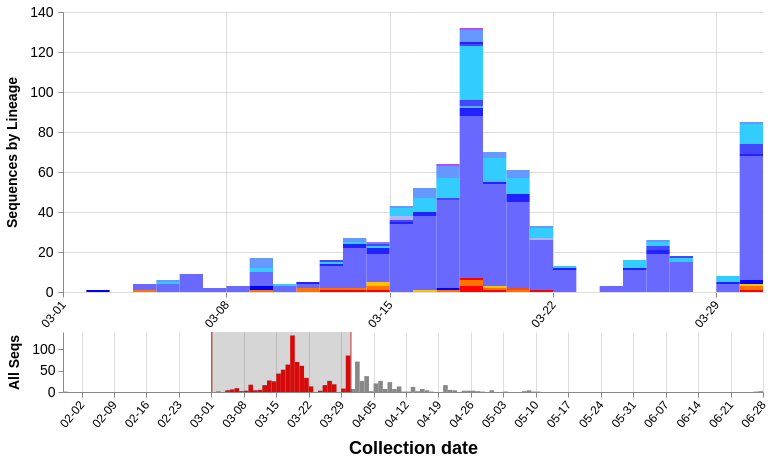

Describe this chart as a Vega-Lite specification.
### Vega specification from a JSON file in a GitHub repository (floating-point values rounded to 4 significant figures; data arrays with more than 128 entries replaced by an {"elided": "..."} marker saying what was removed)
{"$schema": "https://vega.github.io/schema/vega/v5.json", "description": "A basic stacked bar chart example.", "comment": "These will be overridden by the container of this vega plot", "width": 700, "height": 380, "padding": 5, "signals": [{"name": "disableSelectionColoring", "value": true}, {"name": "detailHeight", "value": 280}, {"name": "detailClip", "update": "detailHeight == 0"}, {"name": "overviewY", "update": "detailHeight == 0 ? 0 : detailHeight + 40"}, {"name": "overviewHeight", "value": 60}, {"name": "dateRangeStart", "value": 1575158400000, "comment": "Along with dateRangeEnd, these are hard limits on the dates shown. May need to update when we hit 2021. Dates are in milliseconds, unix epoch"}, {"name": "dateRangeEnd", "value": 4070908800000}, {"name": "dateBin", "value": 86400000, "comment": "Binning of observations by date, where date is in milliseconds. Default is 1 day (1000 * 60 * 60 * 24). This should never be less than a day. This is passed to the bin transform of cases_by_date_and_group"}, {"name": "overviewYLabel", "value": "All Seqs", "comment": "Y-axis label of the overview (bottom) panel"}, {"name": "detailYLabel", "value": "Sequences by Lineage", "comment": "Y-axis label of the detail (upper) panel"}, {"name": "yFormat", "value": "s"}, {"name": "stackOffset", "value": "zero", "comment": "Whether to show the counts as percentages ('normalize') or as absolute counts ('zero'). This is passed to the stack transform of cases_by_date_and_group"}, {"name": "cumulativeWindow", "value": [0, 0], "comment": "Window to calculate cumulative counts over. [0, 0] disables this behavior, while [null, 0] does the cumulative counting"}, {"name": "detailDomain", "value": [1583020800000, 1585612800000], "comment": "The date range selected on the overview (bottom) panel. The units are in JS date objects. If there is no date selected, this should be null."}, {"name": "brush", "value": 0, "comment": "The date range selected on the overview (bottom) panel, in screen-space coordinate units (pixels). This will be converted to dates for the detailDomain signal by referencing the xOverview scale"}, {"name": "delta", "value": 0, "comment": "The difference between windows when dragging a date selection window in the overview (bottom) panel. It is tracked onmousemove and used to update the 'brush' signal after mouseup. Units are in screen-space coordinates (pixels)"}, {"name": "xdown", "value": 0, "comment": "The initial screen-space click location, in screen-space coordinates (pixels), when first clicking on the date range window before dragging it. This is used to calculate the 'delta' signal"}, {"name": "anchor", "value": null, "comment": "The initial 'brush' signal state, when clicking on the date range window to drag it. Units are in screen-space coordinates (pixels). Used to update the 'brush' signal after dragging it."}, {"name": "hoverBar", "value": null, "comment": "Used to store which group is hovered over. Is an object with field 'group'"}, {"name": "clear", "value": true, "comment": "If clicking on anything but a grouped bar, then clear the selection (by clearing the 'selection' data object)", "on": [{"events": "mouseup[!event.item]", "update": "true", "force": true}]}, {"name": "shift", "value": false, "comment": "Track whether or not the shift key is pressed. Used to select multiple groups by holding down shift before clicking", "on": [{"events": "@detailbars:click", "update": "event.shiftKey", "force": true}]}, {"name": "clicked", "value": null, "comment": "Track clicks on the group bars, for selection purposes", "on": [{"events": "@detailbars:click", "update": "{group: datum.group}", "force": true}]}], "data": [{"name": "selected", "comment": "A list of groups that are selected", "values": [{"group": "S|614|D|G"}], "on": [{"trigger": "clear", "remove": true}, {"trigger": "!shift", "remove": true}, {"trigger": "!shift && clicked", "insert": "clicked"}, {"trigger": "shift && clicked", "toggle": "clicked"}]}, {"name": "cases_by_date_and_group", "comment": "Main data object, same as caseData in store", "format": {"parse": {"group": "string", "cases_sum": "number", "date": "date:'%Q'"}}, "values": {"elided": "188 records"}, "transform": [{"comment": "this creates the group_sum field on each item, which is a total sum of all cases for that group across all dates", "type": "joinaggregate", "ops": ["sum"], "fields": ["cases_sum"], "as": ["group_counts"], "groupby": ["group", "groupName"]}, {"comment": "Bin observations by date. The width of each bin is determined by the signal dateBin. Since the most detail in the date from GISAID is by day, the bin shouldn't ever be smaller than a day.", "type": "bin", "field": "date", "extent": [{"signal": "dateRangeStart"}, {"signal": "dateRangeEnd"}], "step": {"signal": "dateBin"}, "as": ["day_start", "day_end"]}, {"comment": "After binning, combine observations in the same group and day, by taking the sum of the sequence counts. The max aggs on group_counts and color are just to carry the fields over.", "type": "aggregate", "groupby": ["group", "groupName", "new_group", "day_start", "day_end"], "fields": ["cases_sum", "group_counts", "color"], "ops": ["sum", "max", "max"], "as": ["cases_sum", "group_counts", "color"]}, {"comment": "If a group isn't present in a dateBin that others are, then impute an empty value. This is only important for the cumulative view, so as to keep things consistent. Unfortunately I don't know how to impute for days with no data at all yet. This leads to some gaps in the cumulative view.", "type": "impute", "field": "cases_sum", "key": "day_start", "groupby": ["group", "groupName", "color", "group_counts"], "value": 0}, {"comment": "Recalculate the day_end from the day_start and dateBin, since the imputation can't work on more than one field at once.", "type": "formula", "expr": "datum.day_start + dateBin", "as": "day_end"}, {"comment": "Calculate the cumulative counts. If we're not running in cumulative mode, then output the cumulative count in a dummy field (determined by the signal windowField). If we are in cumulative mode, then overwrite the cases_sum field.", "type": "window", "sort": {"field": "day_start"}, "groupby": ["group", "groupName"], "ops": ["sum"], "fields": ["cases_sum"], "as": ["cases_sum_new"], "frame": {"signal": "cumulativeWindow"}}, {"comment": "Stack bars on the same date in preparation for the visualization. Offset (zero vs. normalize) controls counts vs. percentages.", "type": "stack", "groupby": ["day_start"], "sort": {"field": "group"}, "field": "cases_sum_new", "offset": {"signal": "stackOffset"}}]}, {"name": "cases_by_date", "source": "cases_by_date_and_group", "comment": "Collapse cases by date (ignore group), for the data in the overview (bottom) plot", "transform": [{"type": "aggregate", "groupby": ["day_start", "day_end"], "fields": ["cases_sum"], "ops": ["sum"], "as": ["cases_sum_by_date"]}]}], "marks": [{"type": "group", "name": "detail", "comment": "The mark group for the detail (upper) panel", "encode": {"comment": "The width and height should be overridden by the plot's container", "update": {"clip": {"signal": "detailClip"}, "height": {"signal": "detailHeight"}, "width": {"signal": "width"}}}, "signals": [{"name": "hoverBar", "comment": "Set the hoverBar signal when a bar is hovered over, and clear it when the mouse is hovered over anything else", "push": "outer", "on": [{"events": "@detailbars:mouseover!", "update": "{group: datum.group, date: datum.day_start}"}, {"events": "@detailbars:mouseout!", "update": "null"}]}], "scales": [{"name": "x", "comment": "Provide two fields for the domain, since if we only provide the day_start, the last day will get cut off, and if we only provide day_end, the first day will get cut off", "type": "time", "range": "width", "domain": {"fields": [{"data": "cases_by_date", "field": "day_start"}, {"data": "cases_by_date", "field": "day_end"}]}, "domainRaw": {"signal": "detailDomain"}}, {"name": "y", "comment": "Scale the y axis from 0 to the highest bar height", "type": "linear", "range": [{"signal": "detailHeight"}, 0], "nice": true, "zero": true, "domain": {"data": "cases_by_date_and_group", "field": "y1"}}], "marks": [{"type": "group", "comment": "Not sure why we need a group mark here, but this is how it is in the example plot, so I didn't change it", "encode": {"update": {"height": {"field": {"group": "height"}}, "width": {"field": {"group": "width"}}}}, "axes": [{"orient": "bottom", "scale": "x", "zindex": 0, "format": "%m-%d", "tickCount": "week", "grid": true, "gridScale": "y", "gridColor": "#DDD", "labelAngle": 310, "labelAlign": "right", "labelBaseline": "middle", "labelPadding": 5, "labelFontSize": 12}, {"orient": "left", "scale": "y", "format": {"signal": "yFormat"}, "zindex": 0, "grid": true, "gridColor": "#DDD", "title": {"signal": "detailYLabel"}, "titleFontSize": 14, "titlePadding": 10, "labelFontSize": 14, "labelPadding": 5, "tickCount": 5}], "marks": [{"type": "rect", "name": "detailbars", "from": {"data": "cases_by_date_and_group"}, "clip": true, "encode": {"enter": {"strokeWidth": {"value": 1}}, "update": {"tooltip": {"signal": "{title: datum.groupName, 'Total sequences': datum.group_counts, 'Sequences': datum.cases_sum_new, 'Collection date': timeFormat(datum.day_start, '%b %d %Y')}"}, "x": {"scale": "x", "field": "day_start"}, "x2": {"scale": "x", "field": "day_end"}, "y": {"scale": "y", "field": "y0"}, "y2": {"scale": "y", "field": "y1"}, "fill": [{"test": "disableSelectionColoring || (!length(data('selected')) || indata('selected', 'group', datum.group)) && (datum.cases_sum_new > 0)", "field": "color", "comment": "If this group is selected, or if nothing is selected, then color it normally."}, {"value": "#CCC", "comment": "If there is a selected group and this group isn't one of them, then color it light grey"}], "stroke": [{"test": "hoverBar && hoverBar.group == datum.group && datum.cases_sum_new > 0", "value": "#000", "comment": "If this group is being hovered over, then set outline it black. Since we're imputing empty groups, only highlight groups with more than zero cases."}, {"value": "transparent"}], "zindex": [{"test": "hoverBar && hoverBar.group == datum.group && datum.cases_sum > 0", "value": 3, "comment": "Same as the 'stroke' test, but we also need to set the z-index here since it's possible the outline stroke will get hidden under other bars"}, {"value": 1}]}}}]}]}, {"type": "group", "name": "overview", "comment": "Mark group for the overview (bottom) panel", "encode": {"comment": "The width should be overridden by the plot container", "update": {"x": {"value": 0}, "y": {"signal": "overviewY"}, "width": {"signal": "width"}, "height": {"signal": "overviewHeight"}, "fill": {"value": "transparent"}}}, "signals": [{"name": "brush", "comment": "Trigger the date selection brush when any area of the overview plot is clicked. The update code was originally [x(), x()], but I changed it to snap to days instead of selecting by screen-space pixel. All the code does is convert from screen-space pixels --> date --> days --> round to nearest day --> date --> screen-space pixels. invert() is used to convert from pixels to date, and round(x / 86400000) rounds to the nearest day. round() * 86400000 converts from days back into the date (in milliseconds), and scale() converts from date back into screen-space coordinates. This fragment of code is used in all the signals below for day-snapping.", "push": "outer", "on": [{"events": {"merge": [{"markname": "overview", "type": "mousedown"}, {"markname": "overviewbars", "type": "mousedown"}]}, "update": "[scale('xOverview', round(invert('xOverview', x()) / 86400000) * 86400000), scale('xOverview', round(invert('xOverview', x()) / 86400000) * 86400000)]"}, {"comment": "Clear the brush selection on any double-click", "events": {"merge": [{"markname": "overview", "type": "dblclick"}, {"markname": "brushrect", "type": "dblclick"}]}, "update": "0"}, {"comment": "Update the brush on mousemove. Hold the first point of the range constant (brush[0]), and modify brush[1] by snapping to day as well (see comment above). clamp() is used to ensure that the range stays within the bounds of the plot. Capture mousemove events on both the plot and the bars to allow dragging anywhere on the overview plot", "events": {"merge": [{"source": "window", "type": "mousemove", "between": [{"markname": "overview", "type": "mousedown"}, {"source": "window", "type": "mouseup"}], "consume": true}, {"source": "window", "type": "mousemove", "between": [{"markname": "overviewbars", "type": "mousedown"}, {"source": "window", "type": "mouseup"}], "consume": true}]}, "update": "[brush[0], clamp(scale('xOverview', round(invert('xOverview', x()) / 86400000) * 86400000), 0, width)]"}, {"comment": "When the mousemove is finished (marked by mouseup event), then reorganize the brush vector so that the lesser value is first", "events": {"merge": [{"markname": "overview", "type": "mouseup"}, {"markname": "brushrect", "type": "mouseup"}]}, "update": "abs(span(brush)) <= 2 ? 0 : [brush[0], brush[1]]"}, {"comment": "Capture when the date range window is dragged, and update the ranges. Since the dragging logic implements day-snapping on its own, we don't have to round anything here.", "events": {"signal": "delta"}, "update": "clampRange([anchor[0] + delta, anchor[1] + delta], 0, width)"}]}, {"name": "anchor", "comment": "Make a copy of the brush vector when the date range is clicked. Used by the 'brush' signal to update itself after a date range drag", "push": "outer", "on": [{"events": "@brushrect:mousedown", "update": "slice(brush)"}]}, {"name": "xdown", "comment": "Track the initial drag x-coordinate, and snap to the nearest day. Used to set the 'delta' signal", "push": "outer", "on": [{"events": "@brushrect:mousedown", "update": "scale('xOverview', round(invert('xOverview', x()) / 86400000) * 86400000)"}]}, {"name": "delta", "comment": "Track how far and in what direction the date range was dragged. Snap to the nearest day. Used to set the 'brush' signal after a date range drag", "push": "outer", "on": [{"events": "[@brushrect:mousedown, window:mouseup] > window:mousemove!", "update": "scale('xOverview', round(invert('xOverview', x()) / 86400000) * 86400000) - xdown"}]}, {"name": "detailDomain", "comment": "The same as the 'brush' signal, but in date coordinates instead of screen-space (pixel) coordinates", "push": "outer", "on": [{"events": {"signal": "brush"}, "update": "span(brush) ? invert('xOverview', brush) : null"}]}], "scales": [{"name": "xOverview", "comment": "Provide two fields for the domain, since if we only provide the day_start, the last day will get cut off, and if we only provide day_end, the first day will get cut off", "type": "time", "range": "width", "domain": {"fields": [{"data": "cases_by_date", "field": "day_start"}, {"data": "cases_by_date", "field": "day_end"}]}}, {"name": "yOverview", "type": "linear", "range": [{"signal": "overviewHeight"}, 0], "domain": {"data": "cases_by_date", "field": "cases_sum_by_date"}, "nice": true, "zero": true}], "axes": [{"orient": "bottom", "scale": "xOverview", "title": "Collection date", "titleFontSize": 18, "titlePadding": 10, "format": "%m-%d", "grid": true, "gridColor": "#DDD", "gridScale": "yOverview", "labelAngle": 310, "labelAlign": "right", "labelBaseline": "middle", "labelPadding": 5, "labelFontSize": 12, "tickCount": "week"}, {"orient": "left", "scale": "yOverview", "title": {"signal": "overviewYLabel"}, "titleFontSize": 14, "titlePadding": 10, "labelFontSize": 14, "labelPadding": 3, "tickCount": 3}], "marks": [{"type": "rect", "name": "overviewbars", "from": {"data": "cases_by_date"}, "encode": {"update": {"x": {"scale": "xOverview", "field": "day_start"}, "x2": {"scale": "xOverview", "field": "day_end"}, "y": {"scale": "yOverview", "value": 0}, "y2": {"scale": "yOverview", "field": "cases_sum_by_date"}, "fill": [{"test": "detailDomain && inrange(datum.day_start, [detailDomain[0], detailDomain[1] - 1])", "value": "#f00", "comment": "Color this bar red if it's within the date selection range"}, {"value": "#888"}]}}}, {"type": "rect", "name": "brushrect", "comment": "Draw the date selection range", "encode": {"enter": {"y": {"value": 0}, "height": {"signal": "overviewHeight"}, "fill": {"value": "#333"}, "fillOpacity": {"value": 0.2}}, "update": {"x": {"signal": "if(detailDomain == null, null, scale('xOverview', detailDomain[0]))"}, "x2": {"signal": "if(detailDomain == null, null, scale('xOverview', detailDomain[1]))"}}}}, {"type": "rect", "comment": "Draw the beginning bar of the date selection range", "interactive": false, "encode": {"enter": {"y": {"value": 0}, "height": {"signal": "overviewHeight"}, "width": {"value": 1}, "fill": {"value": "firebrick"}}, "update": {"x": {"signal": "if(detailDomain == null, brush[0], scale('xOverview', detailDomain[0]))"}}}}, {"type": "rect", "comment": "Draw the ending bar of the date selection range", "interactive": false, "encode": {"enter": {"y": {"value": 0}, "height": {"signal": "overviewHeight"}, "width": {"value": 1}, "fill": {"value": "firebrick"}}, "update": {"x": {"signal": "if(detailDomain == null, brush[0], scale('xOverview', detailDomain[1]))"}}}}]}]}
